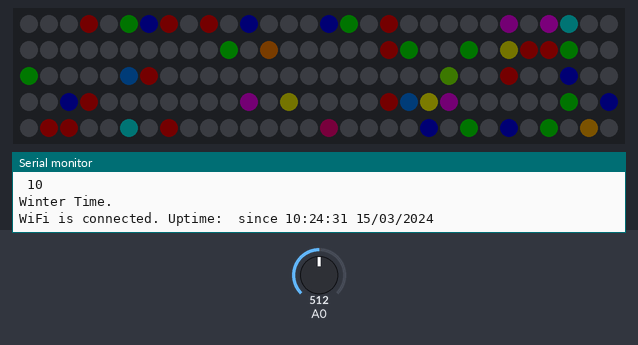
A sketch run on a simulated ESP8266 (NodeMCU). Parts: 150 RGB LEDs in strip order, left to right, continuing on the next row, the last lines printed to the serial monitor. Inputs (shaded band) come from the test bench; at power-on: A0 = 512. Dim RGB values are drawn brighter than linear; WiFi joins after 1.5 s; servers stay silent unless stated; the local clock reads 2024-03-15 10:24:30 at power-on unless the sketch sets it; random numbers use the default seed unless the sketch sets one.

Above: at 1.76 s.
At 7.19 s:
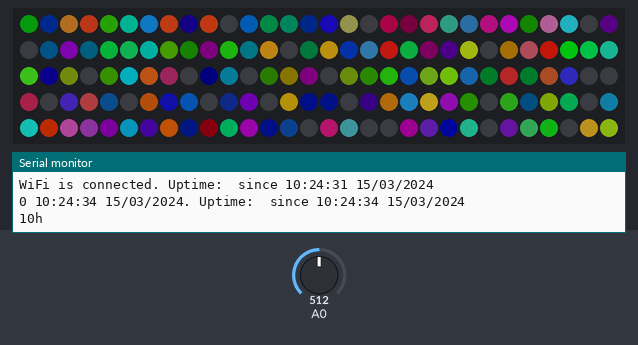
At 12.29 s:
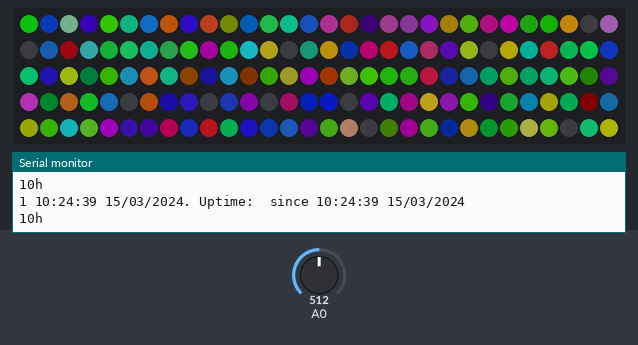
At 21.9 s:
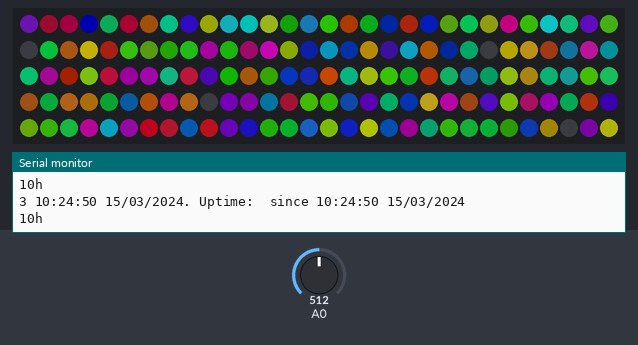
At 30.59 s:
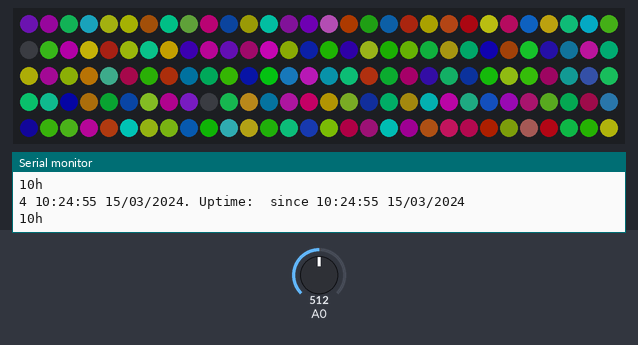
At 39.85 s:
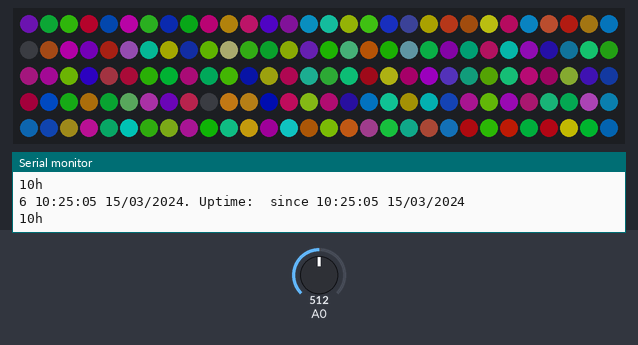

The sketch:

FunLights.ino
```cpp
// NeoPixelFunRandomChange
// This example will randomly select a number pixels and then
// start an animation to blend them from their current color to
// randomly selected a color
// modified to make lights transition to red as bedtime approaches.


#include <NtpClientLib.h>
#include <ESP8266WiFi.h>
#include <ESP8266mDNS.h>
#include <WiFiUdp.h>
#include <ArduinoOTA.h>
#include <ESP8266WebServer.h>
#include <NeoPixelBus.h>
#include <NeoPixelAnimator.h>


#define colorSaturation 128
#define DST_TIMEZONE_OFFSET -4    // Day Light Saving Time offset
#define  ST_TIMEZONE_OFFSET  -5    // Standard Time offset


//US Eastern Time Zone (New York, Boston)


const char* ssid = "ssid";
const char* password = "password";
const uint16_t PixelCount = 150; // make sure to set this to the number of pixels in your strip
const uint8_t PixelPin = 2;  // make sure to set this to the correct pin, ignored for Esp8266
const int bedtime = 22;
const int waketime = 7;


RgbColor red(colorSaturation, 0, 0);
RgbColor green(0, colorSaturation, 0);
RgbColor blue(0, 0, colorSaturation);
RgbColor white(colorSaturation);
RgbColor black(0);

HslColor hslRed(red);
HslColor hslGreen(green);
HslColor hslBlue(blue);
HslColor hslWhite(white);
HslColor hslBlack(black);


//NeoPixelBus<NeoGrbFeature, Neo800KbpsMethod> strip(PixelCount, PixelPin);
// For Esp8266, the Pin is omitted and it uses GPIO3 due to DMA hardware use.
// There are other Esp8266 alternative methods that provide more pin options, but also have
// other side effects.
NeoPixelBus<NeoGrbFeature, Neo800KbpsMethod> strip(PixelCount);
//
// NeoEsp8266Uart800KbpsMethod uses GPI02 instead

NeoPixelAnimator animations(PixelCount); // NeoPixel animation management object

// what is stored for state is specific to the need, in this case, the colors.
// Basically what ever you need inside the animation update function
struct MyAnimationState
{
    RgbColor StartingColor;
    RgbColor EndingColor;
};

// one entry per pixel to match the animation timing manager
MyAnimationState animationState[PixelCount];

void SetRandomSeed()
{
    uint32_t seed;

    // random works best with a seed that can use 31 bits
    // analogRead on a unconnected pin tends toward less than four bits
    seed = analogRead(0);
    delay(1);

    for (int shifts = 3; shifts < 31; shifts += 3)
    {
        seed ^= analogRead(0) << shifts;
        delay(1);
    }

    // Serial.println(seed);
    randomSeed(seed);
}

// simple blend function
void BlendAnimUpdate(const AnimationParam& param)
{
    // this gets called for each animation on every time step
    // progress will start at 0.0 and end at 1.0
    // we use the blend function on the RgbColor to mix
    // color based on the progress given to us in the animation
    RgbColor updatedColor = RgbColor::LinearBlend(
        animationState[param.index].StartingColor,
        animationState[param.index].EndingColor,
        param.progress);
    // apply the color to the strip
    strip.SetPixelColor(param.index, updatedColor);
}

void PickRandom(float luminance)
{
    // pick random count of pixels to animate
    uint16_t count = random(PixelCount/2,PixelCount);
    while (count > 0)
    {
        // pick a random pixel
        uint16_t pixel = random(PixelCount);

        // pick random time and random color
        // we use HslColor object as it allows us to easily pick a color
        // with the same saturation and luminance
        uint16_t time = random(1000, 5000);
        animationState[pixel].StartingColor = strip.GetPixelColor(pixel);
       // animationState[pixel].EndingColor = HslColor(random(360) / 360.0f, 1.0f, luminance);
       animationState[pixel].EndingColor = HslColor(random(360) / 360.0f, random(75,100)/100.0f, random(20,70)/360.0f);
      //  animationState[pixel].EndingColor = HslColor(40/240.0f, (random(0,80)/100.0f), random(40,360)/360.0f);
        animations.StartAnimation(pixel, time, BlendAnimUpdate);

        count--;
    }
}

void FlashRed(float luminance)
{
    // pick random count of pixels to animate
float numred = ((minute()/60.0))*((PixelCount-40.0)/2.0);
//numred = (int) (minute()/60.0)*((PixelCount-40)/2);
Serial.print("minute=");Serial.println(minute());
Serial.println((minute()/60.0));
Serial.println((PixelCount-40)/2.0);
Serial.print("numred=");Serial.println(numred);
Serial.print("bedtime=");Serial.println(bedtime);
if (hour()>=bedtime+1 || hour()<=waketime) {
  Serial.println("bedtime+1 routine");
  uint16_t count = random(PixelCount);

    while (count > 0)
    {
        // pick a random pixel
        uint16_t pixel = random(PixelCount);

        // pick random time and random color
        // we use HslColor object as it allows us to easily pick a color
        // with the same saturation and luminance
        uint16_t time = random(1000, 5000);
        animationState[pixel].StartingColor = strip.GetPixelColor(pixel);
        animationState[pixel].EndingColor = HslColor(0.0f, 1.0f, random(5,30)/360.0f);
        animations.StartAnimation(pixel, time, BlendAnimUpdate);

        count--;
    }}
else{

uint16_t count = random(PixelCount);

    while (count > 0)
    {
        // pick a random pixel
        uint16_t pixel = random(PixelCount);

        // pick random time and random color
        // we use HslColor object as it allows us to easily pick a color
        // with the same saturation and luminance
        uint16_t time = random(1000, 5000);
        animationState[pixel].StartingColor = strip.GetPixelColor(pixel);
        if (pixel<(20+numred) || pixel>(PixelCount-numred-20))    {
        animationState[pixel].EndingColor = HslColor(0.0f, 1.0f, random(0,30)/360.0f);
        }
        else
        {
          animationState[pixel].EndingColor = HslColor(random(360) / 360.0f, 1.0f, random(10,40)/360.0f);
        }
        animations.StartAnimation(pixel, time, BlendAnimUpdate);

        count--;
    }}
 }


void setup()
{
    Serial.begin(115200);
      // Connect to WiFi network
  Serial.println();
  Serial.println();
  Serial.print("Connecting to ");
  Serial.println(ssid);

  WiFi.begin(ssid, password);

  while (WiFi.status() != WL_CONNECTED) {
    delay(500);
    Serial.print(".");
  }
  Serial.println("");
  Serial.println("WiFi connected");

  // Start the server
  Serial.println("Server started");

  // Print the IP address
  Serial.println(WiFi.localIP());

   // Port defaults to 8266
  // ArduinoOTA.setPort(8266);

  // Hostname defaults to esp8266-[ChipID]
  // ArduinoOTA.setHostname("myesp8266");

  // No authentication by default
 //  ArduinoOTA.setPassword((const char *)"1234");

  ArduinoOTA.onStart([]() {
    Serial.println("Start");
  });
  ArduinoOTA.onEnd([]() {
    Serial.println("\nEnd");
  });
  ArduinoOTA.onProgress([](unsigned int progress, unsigned int total) {
    Serial.printf("Progress: %u%%\r", (progress / (total / 100)));
  });
  ArduinoOTA.onError([](ota_error_t error) {
    Serial.printf("Error[%u]: ", error);
    if (error == OTA_AUTH_ERROR) Serial.println("Auth Failed");
    else if (error == OTA_BEGIN_ERROR) Serial.println("Begin Failed");
    else if (error == OTA_CONNECT_ERROR) Serial.println("Connect Failed");
    else if (error == OTA_RECEIVE_ERROR) Serial.println("Receive Failed");
    else if (error == OTA_END_ERROR) Serial.println("End Failed");
    });
    ArduinoOTA.begin();
    NTP.begin("pool.ntp.org", -4, false); // get time from NTP server pool.  ntpServerName, int timeOffset, bool daylight
    NTP.setInterval(63);

    NTP.onNTPSyncEvent([](NTPSyncEvent_t error) {
        if (error) {
            Serial.print("Time Sync error: ");
            if (error == noResponse)
                Serial.println("NTP server not reachable");

            else if (error == invalidAddress)
                Serial.println("Invalid NTP server address");
        }
        else {
            Serial.print("Got NTP time: ");
            Serial.println(NTP.getTimeDateString(NTP.getLastNTPSync()));
        }
    });

        Serial.println(NTP.getTimeDateString()); Serial.print(" ");
        Serial.println(hour());
        Serial.println(NTP.isSummerTime() ? "Summer Time. " : "Winter Time. ");
        Serial.print("WiFi is ");
        Serial.print(WiFi.isConnected() ? "connected" : "not connected"); Serial.print(". ");
        Serial.print("Uptime: ");
        Serial.print(NTP.getUptimeString()); Serial.print(" since ");
        Serial.println(NTP.getTimeDateString(NTP.getFirstSync()).c_str());

    strip.Begin();
    strip.Show();

    SetRandomSeed();
}


void loop()
{
  ArduinoOTA.handle();
   static int i = 0;
    static int last = 0;

    if ((millis() - last) > 5100) {
        //Serial.println(millis() - last);
        last = millis();
        Serial.print(i); Serial.print(" ");
        Serial.print(NTP.getTimeDateString()); Serial.print(". ");
        Serial.print("Uptime: ");
        Serial.print(NTP.getUptimeString()); Serial.print(" since ");
        Serial.println(NTP.getTimeDateString(NTP.getFirstSync()).c_str());
        Serial.print(hour());Serial.println("h");

        i++;
    }

    if (animations.IsAnimating())
    {
        // the normal loop just needs these two to run the active animations
        animations.UpdateAnimations();
        delay(50);

        strip.Show();
    }
    else
    {
        // no animations runnning, start some
        //
        if (hour() >= bedtime || hour()<=waketime)    {
   FlashRed(0.2f);

   }
    else
    {

        PickRandom(0.2f); // 0.0 = black, 0.25 is normal, 0.5 is bright
    }}
}
```
